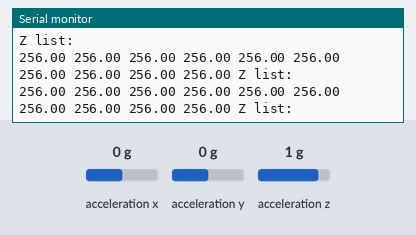
Recording of a sketch running on a simulated Arduino Uno, built with avr-gcc and run on an emulated ATmega328P. Shown: the last lines printed to the serial monitor. Wiring (inferred from the names in the program): ADXL345 accelerometer at I2C address 0x53. The inputs (shaded band) are chosen by the test bench; at power-on: acceleration z 1 g, acceleration x 0 g, acceleration y 0 g.

Above: at 1.2 s.
1.3 s: acceleration z set to -1.4 g
At 1.37 s:
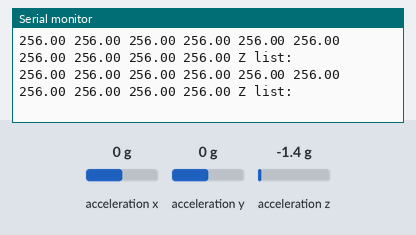
4.3 s: acceleration z set to 0.8 g
At 4.37 s:
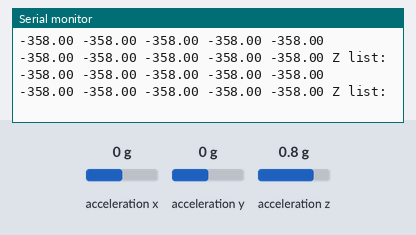
7.3 s: acceleration z set to 0 g
At 7.33 s:
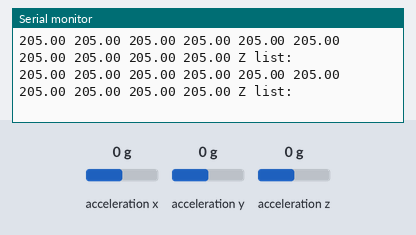
10.3 s: acceleration z set to 1.4 g
At 10.3 s:
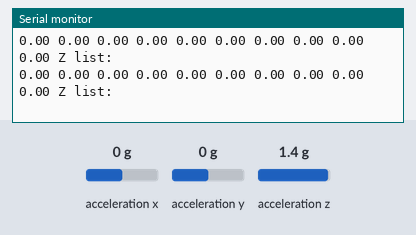
Timing chart, 0 to 13.3 s (numbered marks = the images above; inputs shaded):
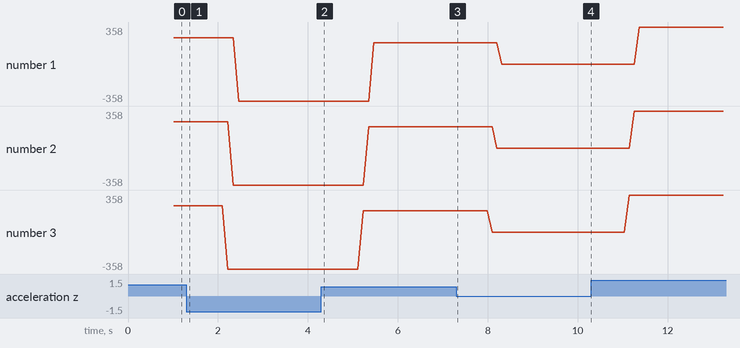

The sketch:

Acceleration_Band.ino
```cpp
#include <Wire.h>

int ADXL345 = 0x53;
float x, y, z;
float x_list [10], y_list [10], z_list [10];
int index = 0;

void setup(){
  Serial.begin(9600);
  Wire.begin();
  Wire.beginTransmission(ADXL345);
  Wire.write(0x2D);
  Wire.write(8);
  Wire.write(0x31);
  Wire.write(0b10);
  Wire.endTransmission();
}

void loop() {
  int j = 1;

  Wire.beginTransmission(ADXL345);
  Wire.write(0x32);  // Start with register 0x32 (ACCEL_XOUT_H)
  Wire.endTransmission(false);
  Wire.requestFrom(ADXL345, 6, true);    // Read 6 registers total, each axis value is stored in 2 registers
  x = (Wire.read() | Wire.read() << 8);  // X-axis value
  //x = x/256;
  y = (Wire.read() | Wire.read() << 8);  // Y-axis value
  //y = y/256;
  z = (Wire.read() | Wire.read() << 8);  // Z-axis value
  //z = z/256;


  if(index < 10){
    x_list[index] = x;
    y_list[index] = y;
    z_list[index] = z;
  }

  else{
    for(int i = 0; i < 10; i++){

      if(j < 10){
        x_list[i] = x_list[j];
        y_list[i] = y_list[j];
        z_list[i] = z_list[j];
      }

      else if(j == 10){
        x_list[9] = x;
        y_list[9] = y;
        z_list[9] = z;
      }

      j++;
    }
  }

  index++;

  if(index > 10){
    Serial.println("Z list: ");

    for(int i; i < 10; i++){
      Serial.print(z_list[i]);
      Serial.print(" ");
    }
  }

  delay(100);
}
```

Measured:
- plotted number 1: 256 → -358 after the input at 1.3 s, -358 → 205 after the input at 4.3 s, 205 → 0 after the input at 7.3 s, 0 → 358 after the input at 10.3 s
- plotted number 2: 256 → -358 after the input at 1.3 s, -358 → 205 after the input at 4.3 s, 205 → 0 after the input at 7.3 s, 0 → 358 after the input at 10.3 s
- plotted number 3: 256 → -358 after the input at 1.3 s, -358 → 205 after the input at 4.3 s, 205 → 0 after the input at 7.3 s, 0 → 358 after the input at 10.3 s
